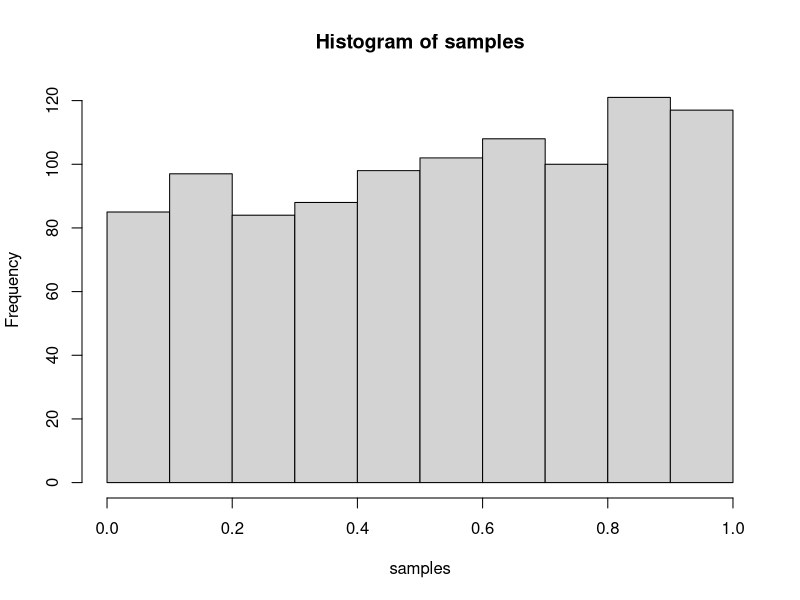

Recreate this plot in R.
##! noch zu korrigieren

# Rejection-Sampling-Funktion:

# Main sources:
# https://en.wikipedia.org/wiki/Rejection_sampling
# https://de.wikipedia.org/wiki/Verwerfungsmethode
# https://www.youtube.com/watch?v=kMb4JlvuGlw
# https://rpubs.com/mathetal/rejectsampling

# target_dist = Zielfunktion f(x)
# n_samples = Anzahl gewünschter Stichproben
# prop_dist_min = Minimum der Schätzverteilung
# prop_dist_max = Maximum der Schätzverteilung


rejection_sampling <- function(target_dist, n_samples, prop_dist_min, prop_dist_max){
  
  ##! ERROR, falls Werte fehlen

  # Konstante c berechnen ##!(Maximalwert von Akzeptanzwahrscheinlichkeit)
  c <- (target_dist(prop_dist_max))


  # Generierung von Stichproben
  samples <- numeric(n_samples)
  i = 1

  while (i <= n_samples) {
    # Ziehen einer Stichprobe aus der Schätzverteilung
    x <- runif(1, min = prop_dist_min, max = prop_dist_max)
    u <- runif(1, min = prop_dist_min, max = prop_dist_max)

    if (u <= (target_dist(x)/(c*dunif(x,prop_dist_min,prop_dist_max)))) {
      samples[i] <- x
      i <- i + 1
      # Bei Ablehnung bleibt i gleich und es wird bis zur Akzeptanz neu gezogen.
      # So wird samples nur mit akzeptierten Werten befüllt, bis gewünscht Anzahl an samples erreicht ist.
    }
  }

  hist(samples) ##! möglicherweise andere Ausgabe?
}

## -----------------------------------------------------------------
# Beispiele:

pi_x <- function(x) {
  new_x = (3/2)*(x^3)+(11/8)*(x^2)+(1/6)*(x)+(1/12)
  return(new_x)
}

pi_x <- function(x){

  bla = (3*x^2 + x + 13)
  return(bla)
}

rejection_sampling(pi_x, 1000, 0, 1)

